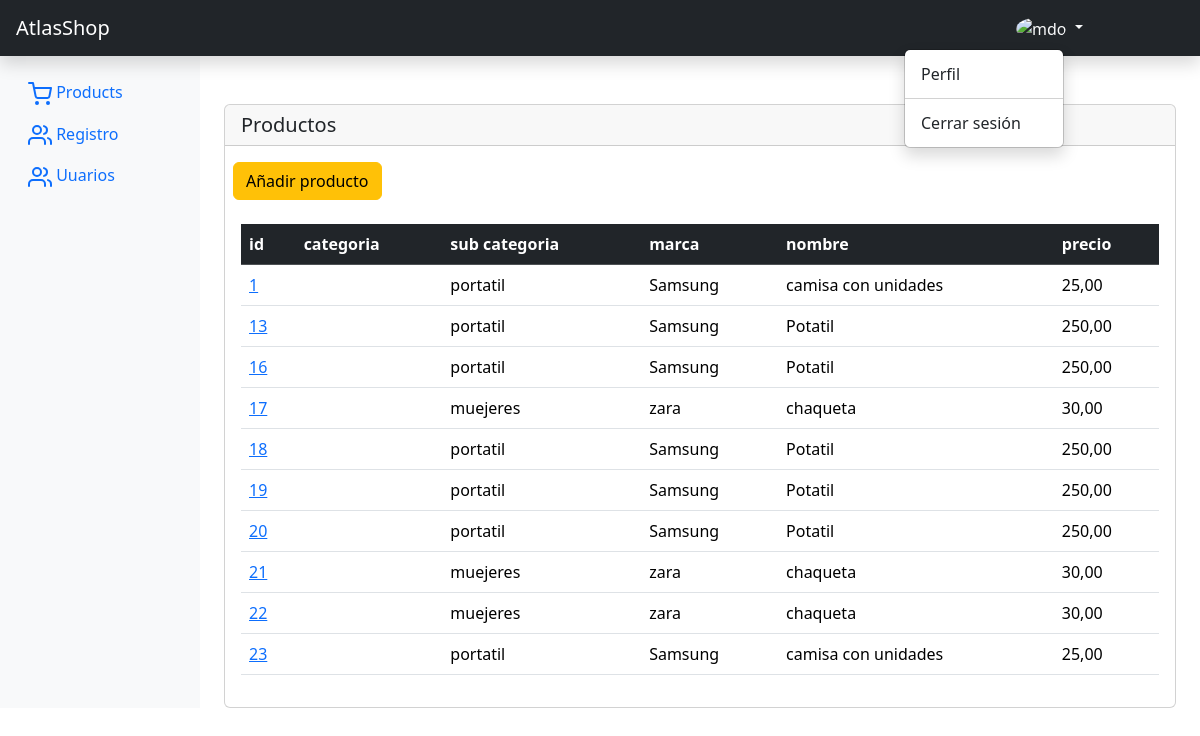
Screenshot of /administracion/producto-list (signed in) with the database file from the repository.
### main/models.py (models this page shows, shortened)
class Producto(models.Model):
    id = models.AutoField(db_column="id", primary_key=True, verbose_name=_('ID'))
    nombre = models.CharField(max_length=200,  )
    precio = models.DecimalField(default=0.00, decimal_places=2, max_digits=8, validators=[MinValueValidator(0.00)])
    precio_con_iva = models.DecimalField(default=0.00, decimal_places=2, max_digits=8, validators=[MinValueValidator(0.00)])
    unidades = models.PositiveIntegerField(default=0)
    iva = models.DecimalField(default=0.21, decimal_places=2, max_digits=5, validators=[MinValueValidator(0.00)])
    desccripcion = models.TextField(null=True, blank=True)
    en_oferta = models.BooleanField(default=False)
    precio_oferta = models.DecimalField(max_digits=10, decimal_places=2, null=True, blank=True)
    subcategoria_id = models.ForeignKey(db_column='sucategoria_id', to=SubCategoria, on_delete=models.CASCADE, related_name='get_SubCategoria_Producto', verbose_name=_("SubCategoria"))
    marca_id = models.ForeignKey(db_column='marca_id', to=Marca, on_delete=models.CASCADE, related_name='get_Marca_Producto', verbose_name=_("Marca"))
    class Meta:
        db_table = "producto"
        verbose_name = "Producto"
        verbose_name_plural ="Productos"

class SubCategoria(models.Model):
    id = models.AutoField(db_column="id", primary_key=True, verbose_name=_('ID'))
    nombre = models.CharField(max_length=20, unique=True)
    categoria_id = models.ForeignKey(db_column='categoria_id', to=Categoria, on_delete=models.CASCADE, related_name='get_Categoria_SubCategoria', verbose_name=_("Categoria"))
    def __str__(self) -> str:
        return self.nombre
    class Meta:
        db_table = "subcategoria"
        verbose_name = "Sub Categoria"
        verbose_name_plural ="Sub Categorias"

class Marca(models.Model):
    id = models.AutoField(db_column="id", primary_key=True, verbose_name=_('ID'))
    nombre = models.CharField(max_length=20, unique=True)
    def __str__(self) -> str:
        return self.nombre
    class Meta:
        db_table = "t_marca"
        verbose_name = "Marca"
        verbose_name_plural ="Marcas"
        constraints = [
            models.UniqueConstraint(name='marca_uk-c', fields=['nombre'])
        ]

### administracion/productoViews.py (the view, shortened to what this page needs)
# urls.py: path('producto-list', ProductoListFilterPageView.as_view(), name='producto_list'),
class ProductoListFilterPageView(TemplateView):
    template_name='administracion/producto-list.html'
    def contexto(self, request, qsProducto:Producto): #form:formulariofilter
        try:
            contexto = dict(
                qsProducto=qsProducto,
            )
            return contexto
        except Exception as Err:
            return Err
    def get(self, request, *args, **kwargs):
        qsProducto = Producto.objects.all()
        contexto = self.contexto(request, qsProducto)
        if request.session.get("add_contexto", None) is not None:
            contexto.update(request.session["add_contexto"])
            del request.session["add_contexto"]
        return render(request, self.template_name, contexto)

### cliente/contexto_carrito.py (called while the page is built)
def carrito_unidades(request):
    contador_unidades_carrito = 0  # Inicializa el contador
    if request.user.is_authenticated:
        qsCarrito = Carrito_Detalle.objects.filter(user_id=request.user)
    else:
        qsCarrito = Carrito_Detalle.objects.filter(session_key=request.session.session_key)
    if qsCarrito.count() > 0:
        for carrito_id in qsCarrito:
            contador_unidades_carrito += carrito_id.unidades
    return {'contador_unidades_carrito': contador_unidades_carrito}

### cliente/contexto_categorias.py (called while the page is built)
def categorias_disponibles(request):
    categorias = Categoria.objects.all()
    return {'categorias': categorias}

### administracion/templates/administracion/producto-list.html (shortened to what this page needs)
{% extends 'administracion/base.html' %}
{% load static %}
{% load i18n %}
{% block content %}
<div class="card mt-5">
  <h5 class="card-header"> Productos</h5>
  <div class="m-2 mt-3">
    <a href="{% url 'administracion:producto_new' %}" class="btn btn-warning">
      Añadir producto
    </a>
  </div>
<div class="card-body">
<table class="table">
    <thead class="table-dark">
        <tr>
          <th>id</th>
          <th>categoria</th>
          <th>sub categoria</th>
          <th>marca</th>
          <th>nombre</th>
          <th>precio</th>
        </tr>
    </thead>
    <tbody>
      {% for producto  in qsProducto %}
      <tr>
        <td>
          <a href="{% url 'administracion:producto_edit' key=producto.id %}">
            {{producto.id}}
          </a>
        </td>
        <td>{{producto.categoria_id}}</td>
        <td>{{producto.subcategoria_id}}</td>
        <td>{{producto.marca_id}}</td>
        <td>{{producto.nombre}}</td>
        <td>{{producto.precio}}</td>
       </tr>
      {% endfor %}
    </tbody>
  </table>
  </div>
</div>
{% endblock content %}

### rows the page displays
Producto: id "1", subcategoria_id "portatil", marca_id "Samsung", nombre "camisa con unidades", precio "25,00"
Producto: id "13", subcategoria_id "portatil", marca_id "Samsung", nombre "Potatil", precio "250,00"
Producto: id "16", subcategoria_id "portatil", marca_id "Samsung", nombre "Potatil", precio "250,00"
Producto: id "17", subcategoria_id "muejeres", marca_id "zara", nombre "chaqueta", precio "30,00"
Producto: id "18", subcategoria_id "portatil", marca_id "Samsung", nombre "Potatil", precio "250,00"
Producto: id "19", subcategoria_id "portatil", marca_id "Samsung", nombre "Potatil", precio "250,00"
Producto: id "20", subcategoria_id "portatil", marca_id "Samsung", nombre "Potatil", precio "250,00"
Producto: id "21", subcategoria_id "muejeres", marca_id "zara", nombre "chaqueta", precio "30,00"
Producto: id "22", subcategoria_id "muejeres", marca_id "zara", nombre "chaqueta", precio "30,00"
Producto: id "23", subcategoria_id "portatil", marca_id "Samsung", nombre "camisa con unidades", precio "25,00"
